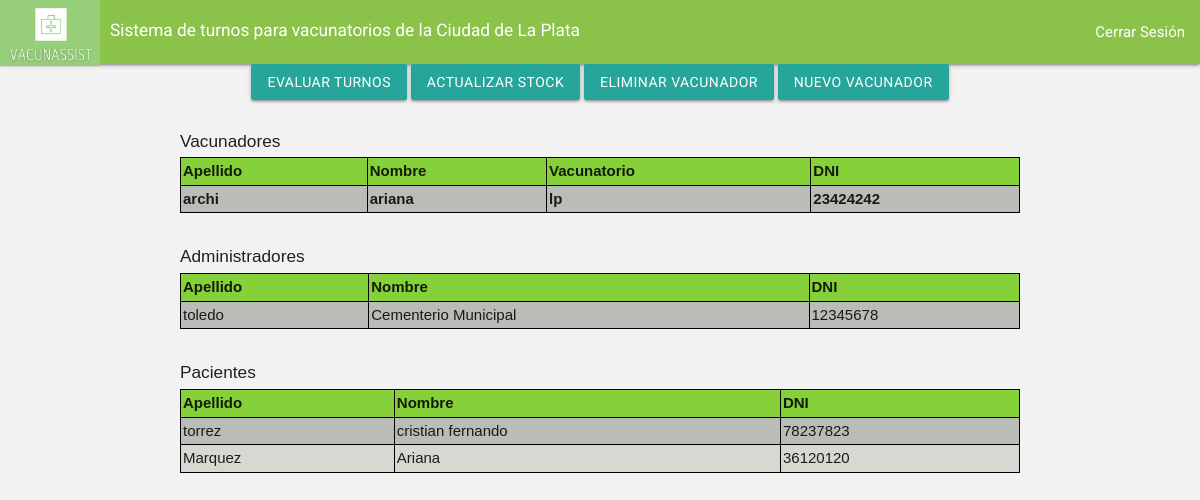
The app's page /inicio_admin/ with its own data.
### main/models.py (models this page shows, shortened)
class Vacunador(models.Model):
    vacunador_nombre= models.CharField(max_length=200)
    vacunador_apellido= models.CharField(max_length=20)
    vacunador_fechaNac= models.DateTimeField("fecha nacimiento")
    vacunador_zona= models.CharField(max_length=200)
    vacunador_dni= models.IntegerField()
    vacunador_email= models.EmailField(max_length=254)
    codigo= models.IntegerField()
    contraseña = models.CharField(max_length=200)

class Administrador(models.Model):
    administrador_nombre= models.CharField(max_length=200)
    administrador_apellido= models.CharField(max_length=20)
    administrador_fechaNac= models.DateTimeField("fecha nacimiento")
    administrador_zona= models.CharField(max_length=200)
    administrador_dni= models.IntegerField()
    contraseña = models.CharField(max_length=200)
    administrador_email= models.EmailField(max_length=254)
    codigo= models.IntegerField()

class Paciente(models.Model):
    opciones=((1, 'Si'), (2, 'No'))
    paciente_nombre= models.CharField(max_length=20)
    paciente_apellido= models.CharField(max_length=20)
    paciente_fechaNac= models.DateTimeField("fecha nacimiento")
    paciente_zona= models.CharField(max_length=200)
    paciente_dni= models.CharField(max_length=200)
    paciente_email= models.EmailField(max_length=254)
    vac_Gripe_aplicada=models.SmallIntegerField(choices=opciones,default=2)
    vac_Gripe_turno= models.DateTimeField(null=True)
    vac_Amarilla_asistencia=models.SmallIntegerField(choices=opciones,default=2)
    vac_Amarilla_aplicada=models.SmallIntegerField(choices=opciones,default=2)
    vac_Amarilla_turno= models.DateTimeField(null=True)
    vac_Amarilla_asistencia=models.SmallIntegerField(choices=opciones,default=2)
    vac_Covid1_aplicada=models.SmallIntegerField(choices=opciones,default=2)
    vac_Covid2_aplicada=models.SmallIntegerField(choices=opciones,default=2)
    vac_Covid_turno1= models.DateTimeField(null=True)
    vac_Covid_turno2= models.DateTimeField(null=True)
    vac_Covid1era_asistencia=models.SmallIntegerField(choices=opciones,default=2)
    vac_Covid2da_asistencia=models.SmallIntegerField(choices=opciones,default=2)
    codigo= models.PositiveIntegerField(default=0)
    contraseña = models.CharField(max_length=200)

### main/views.py (the view)
# urls.py: path('inicio_admin/' , views.inicio_admin, name= "inicio_admin"),
def inicio_admin(request):
    data2= {
      'form' :PacienteRegistro()
    }
    administradorList= Administrador.objects.all()
    vacunadoresList= Vacunador.objects.all()
    PacienteList= Paciente.objects.all()
    return render(request,"main/inicio_admin.html",{"administradores" : administradorList,"vacunadores" :vacunadoresList,"paciente":PacienteList})
    return render(request, "main/inicio_admin.html",{"administradores" : administradorList, "vacunadores" : vacunadorList,"paciente":PacienteList})

### main/templates/main/inicio_admin.html (shortened to what this page needs)
<!DOCTYPE html>
{% load static %}
<html lang="en" dir="ltr">
  <head>
  	<link rel="stylesheet" href="estilos.css">
        <link rel="stylesheet" href="https://cdnjs.cloudflare.com/ajax/libs/materialize/1.0.0/css/materialize.min.css">
        <link type='text/css' href="{% static 'css/estilo.css' %}" rel="stylesheet" />
    <nav>
        <div class="nav-wrapper  light-green">
          <a href="/" class="brand-logo">
            <img src="{% static 'imagenes/Logo_VacunAssist_recortado.png' %}" class="img-fluid" width="100" height="66">
          <div class="right"  style="margin: 9px 0px 0px 10px">
            <h6>Sistema de turnos para vacunatorios de la Ciudad de La Plata</h6>
            </div>
          </a>
          <ul id="nav-mobile" class="right hide-on-med"></a>
            <li><a href="/login/">Cerrar Sesión</a></li>
          </ul>
        </div>
      </nav>
  </head>
  <body bgcolor="FFFFFF">
  <div class="center">
    <div class="row justify-content-center align-items-center">
      <div class="col-sm-12 col-md-6 col-lg-8 col-xl-8">
        <td><a href="/evaluarTurno/" class="btn btn-primary btn-lg btn-danger">Evaluar Turnos</a></td>
        <th colspan="2"> </th><td><a href="/editarStockVacunatorio/" class="btn btn-primary btn-lg btn-danger"> Actualizar Stock</a></td>
        <th colspan="2"> </th><td><a href="/eliminarVacunador/" class="btn btn-primary btn-lg btn-danger"> Eliminar Vacunador </a></td>
        <th colspan="2"> </th><td><a href="/registroVacunador/" class="btn btn-primary btn-lg btn-danger"> Nuevo Vacunador </a></td>
      </div>
    </div>
  </div>
        <table id:"tableUsers" style="background-color:#D6D8D2; margin: 0 auto;">
          <caption >
            <div class="left"><h6> Vacunadores </h6></div>
          </caption>
          <tr style="background-color:#86D03A">
              <th>Apellido </th>
              <th>Nombre</th>
              <th>Vacunatorio</th>
              <th>DNI</th>
          </tr>
        <div class="vacunadores">
          {% for v in vacunadores %}
              <div class="Vacunador">
                <tr style="background-color:#CBCBCB, #B0B0B0">
                  <th>{{v.vacunador_apellido}} </th>
                  <th>{{v.vacunador_nombre}}</th>
                  <th>{{v.vacunador_zona}}</th>
                  <th>{{v.vacunador_dni}}</th>
                </tr>
              </div>
          {% endfor %}
        </div>
      </table>
      <br>
        <table id:"tableUsers" style="background-color:#D6D8D2; margin: 0 auto;">
          <caption >
            <div class="left"><h6> Administradores </h6></div>
          </caption>
          <tr style="background-color:#86D03A">
              <th>Apellido </th>
              <th>Nombre</th>
              <th>DNI</th>
          </tr>
          <div class="administradores">
            {% for a in administradores %}
            <div class="Administrador">
              <tr style="background-color:#CBCBCB, #B0B0B0">
                <td>{{a.administrador_apellido}} </td>
                <td> {{a.administrador_nombre}}</td>
                <td>{{a.administrador_dni}}</td>
             </tr>
            </div>
            {% endfor %}
          </div>
        </table>
        <br>
          <table id:"tableUsers" style="background-color:#D6D8D2; margin: 0 auto;">
            <caption >
              <div class="left"><h6> Pacientes </h6></div>
            </caption>
            <tr style="background-color:#86D03A">
                <th>Apellido </th>
                <th>Nombre</th>
                <th>DNI</th>
            </tr>
            <div class="administradores">
              {% for a in paciente %}
              <div class="Administrador">
                <tr style="background-color:#CBCBCB, #B0B0B0">
                  <td>{{a.paciente_apellido}} </td>
                  <td> {{a.paciente_nombre}}</td>
                  <td>{{a.paciente_dni}}</td>
               </tr>
              </div>
              {% endfor %}
            </div>
          </table>
           <body>
                     <body>
                     </body>
           </body>
  </body>
</html>

### main/templates/main/estilos.css (style rules this page uses)
* { margin: 0; padding: 0; box-sizing: border-box; }
body { background: #f2f2f2; font-family: 'Roboto', sans-serif; min-height: 100vh; }

### main/templates/main/inicio_admin.html (style rules this page uses)
table { font-family: arial, sans-serif; border-collapse: collapse; width: 70%; }
td, th { border: 1px solid #000000; text-align: left; padding: 2px; }
tr:nth-child(even) { background-color: #BABCB7; }

### records on screen
Vacunador: vacunador_apellido "archi", vacunador_nombre "ariana", vacunador_zona "lp", vacunador_dni "23424242"
Administrador: administrador_apellido "toledo", administrador_nombre "Cementerio Municipal", administrador_dni "12345678"
Paciente: paciente_apellido "torrez", paciente_nombre "cristian fernando", paciente_dni "78237823"
Paciente: paciente_apellido "Marquez", paciente_nombre "Ariana", paciente_dni "36120120"
